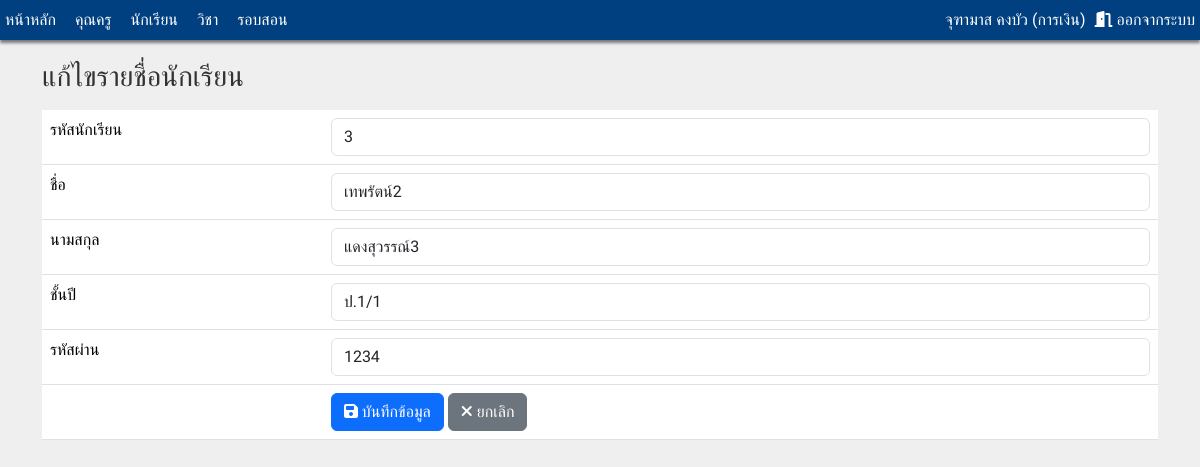
Screenshot of /admin/student_edit.php?tid=3 (signed in) with the database file from the repository.
### tables this page shows
CREATE TABLE `student` (
  `stu_id` int(5) NOT NULL COMMENT 'รหัสนักเรียน',
  `stu_name` varchar(50) DEFAULT NULL COMMENT 'ชื่อ',
  `stu_surname` varchar(50) DEFAULT NULL COMMENT 'นามสกุล',
  `stu_level` varchar(10) DEFAULT NULL COMMENT 'ชั้นปี',
  `stu_password` varchar(100) DEFAULT NULL COMMENT 'รหัสผ่าน'
);

### admin/student_edit.php (the view, shortened to what this page needs)
<?php
include("../inc_connect.php");
$idx = $_GET['tid'];
?>
<!DOCTYPE html>
<html lang="en">
<head>
    <link rel="stylesheet" href="https://cdnjs.cloudflare.com/ajax/libs/font-awesome/6.4.0/css/all.min.css" />
    <link href="https://cdn.jsdelivr.net/npm/bootstrap@5.3.1/dist/css/bootstrap.min.css" rel="stylesheet">
    <link rel="stylesheet" href="../css/mystyle.css">
</head>
<body>
    <?php include("inc_menu.php");?>
<?php
$sql2="select * from student where stu_id='".$idx."'";
$rst2 = mysqli_query($conn,$sql2);
while ($rs=mysqli_fetch_array($rst2)){
?>
    <div class="container">
        <h3 class="float-start mb-3" >แก้ไขรายชื่อนักเรียน </h3>
        <form action="" method="post" enctype="multipart/form-data">
                <table class="table">
                    <tr>
                        <td>รหัสนักเรียน</td>
                        <td> <input type="number" name="stu_id" id="stu_id" class="form-control" require="true" value="<?=$rs['stu_id']?>"> </td>
                    </tr>
                    <tr>
                        <td>ชื่อ</td>
                        <td> <input type="text" name="stu_name" id="stu_name" min="0" max="90000" class="form-control" require="true"  value="<?=$rs['stu_name']?>"> </td>
                    </tr>
                    <tr>
                        <td>นามสกุล</td>
                        <td> <input type="text" name="stu_surname" id="stu_surname" class="form-control" require="true"  value="<?=$rs['stu_surname']?>"> </td>
                    </tr>
                    <tr>
                        <td>ชั้นปี</td>
                        <td> <input type="text" name="stu_level" id="stu_level" class="form-control" require="true" value="<?=$rs['stu_level']?>"> </td>
                    </tr>
                    <tr>
                        <td>รหัสผ่าน</td>
                        <td> <input type="number" name="stu_password" id="stu_password" class="form-control" require="true" value="<?=$rs['stu_password']?>"> </td>
                    </tr>
                    <tr>
                        <td></td>
                        <td>
                            <button type="submit" name="submit" class="btn btn-primary"><i class="fa-solid fa-floppy-disk"></i> บันทึกข้อมูล </button>
                            <button type="button" class="btn btn-secondary" onclick="window.location='student.php';"><i class="fa-solid fa-xmark"></i> ยกเลิก </button>
                        </td>
                    </tr>
                </table>
        </form>
    </div>
    <?php } ?>
</body>
</html>

### css/mystyle.css (style rules this page uses)
body { font-size: 16px; font-family: 'Sarabun','Sriracha','Itim'; color: #333333; background-color: #EFEFEF; margin: 0; padding: 0; }

### rows the page displays
student: stu_id "3", stu_name "เทพรัตน์2", stu_surname "แดงสุวรรณ์3", stu_level "ป.1/1", stu_password "1234"

### other values shown
$_SESSION['login_name'] "จุฑามาส คงบัว"
$_SESSION['login_position'] "การเงิน"
